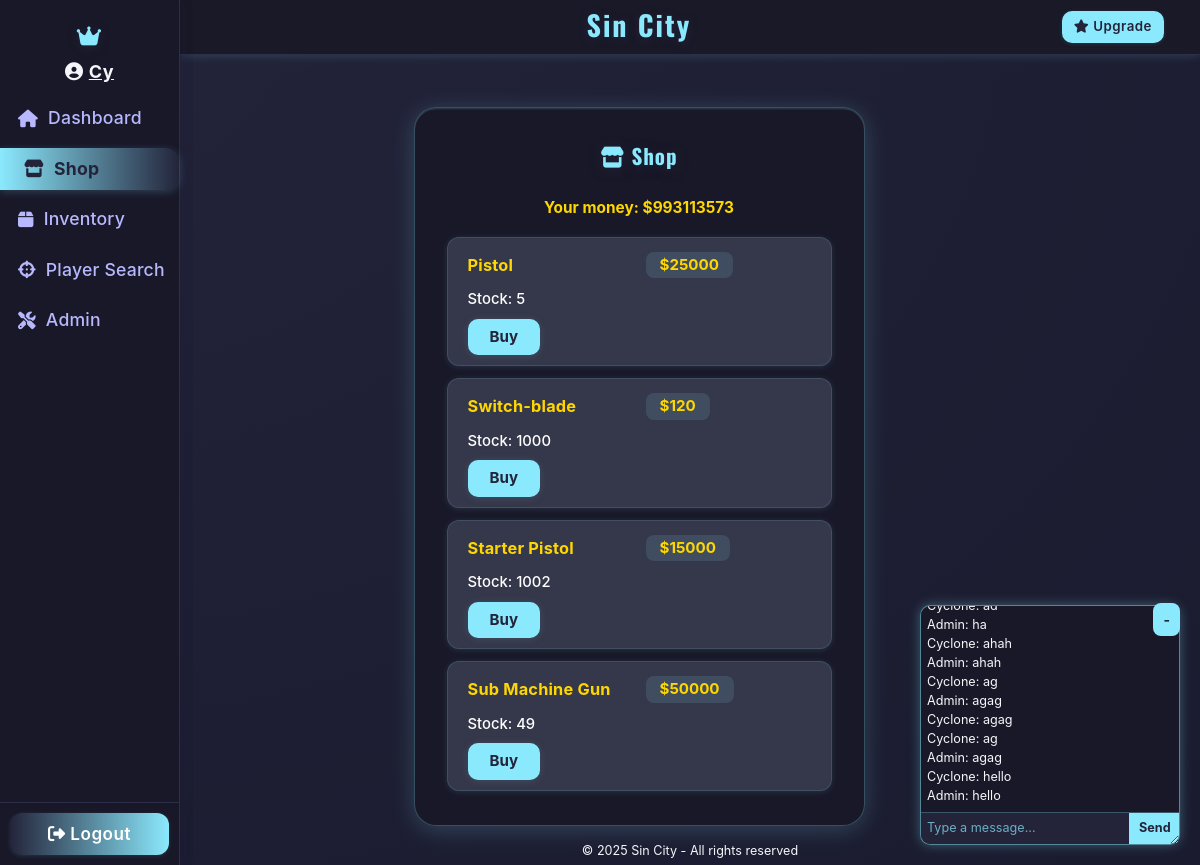
/shop (signed in), run on an earlier commit of the app's database.
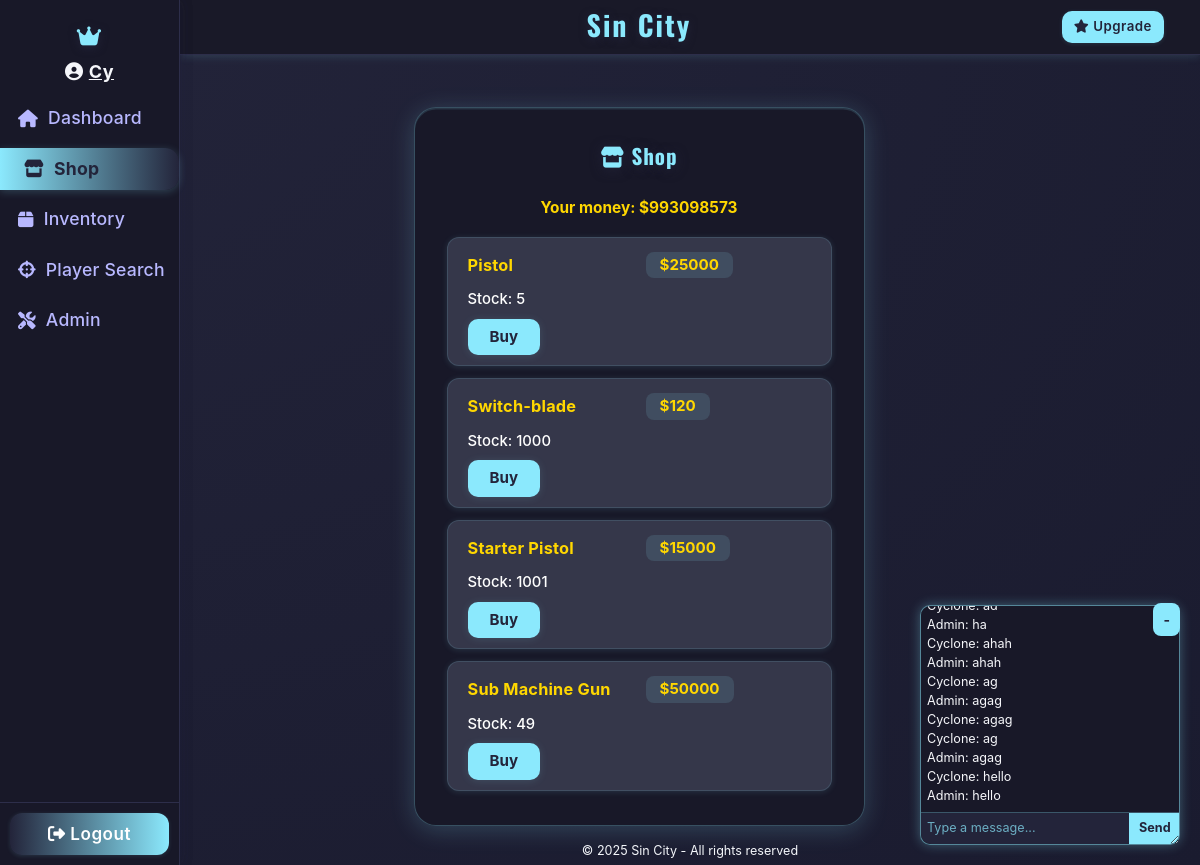
And on a later commit of the database.
### app.py (models this page shows)
class Character(db.Model):
    id = db.Column(db.Integer, primary_key=True)
    master_id = db.Column(db.Integer, nullable=False)
    name = db.Column(db.String(32), nullable=False)
    health = db.Column(db.Integer, default=100)
    money = db.Column(db.Integer, default=0)
    level = db.Column(db.Integer, default=1)
    xp = db.Column(db.Integer, default=0)
    is_alive = db.Column(db.Boolean, default=True)
    user_id = db.Column(db.Integer, db.ForeignKey('user.id'), nullable=True)
    gun_id = db.Column(db.Integer, db.ForeignKey('gun.id'), nullable=True)
    gun = db.relationship('Gun', backref='characters', uselist=False)
    profile_image = db.Column(db.String(256), nullable=True)
    earn_streak = db.Column(db.Integer, default=0)
    last_earned = db.Column(db.DateTime, nullable=True)

class ShopItem(db.Model):
    id = db.Column(db.Integer, primary_key=True)
    name = db.Column(db.String(64), nullable=False)
    description = db.Column(db.String(256))
    price = db.Column(db.Integer, nullable=False)
    stock = db.Column(db.Integer, nullable=False, default=0)
    is_gun = db.Column(db.Boolean, default=False)
    damage = db.Column(db.Integer, default=0)

### app.py (the view, shortened to what this page needs)
@app.route('/shop', methods=['GET', 'POST'])
@login_required
def shop():
    items = ShopItem.query.all()
    message = None
    character = Character.query.filter_by(master_id=current_user.id, is_alive=True).first()
    return render_template('shop.html', items=items, message=message, character=character)

### app.py (called while the page is built)
@app.before_request
def update_last_seen():
    if current_user.is_authenticated:
        current_user.last_seen = datetime.utcnow()
        if current_user.premium and current_user.premium_until and current_user.premium_until < datetime.utcnow():
            current_user.premium = False
            db.session.commit()
        db.session.commit()

@app.before_request
def enable_sqlite_fk():
    if db.engine.url.drivername == 'sqlite':
        with db.engine.connect() as conn:
            conn.execute(db.text("PRAGMA foreign_keys=ON"))

@app.before_request
def check_character_alive():
    if current_user.is_authenticated:
        char = Character.query.filter_by(master_id=current_user.id).first()
        if not char or not char.is_alive:
            if request.endpoint not in ('create_character', 'logout', 'static'):
                return redirect(url_for('create_character'))

@login_manager.user_loader
def load_user(user_id):
    return db.session.get(User, int(user_id))

### templates/shop.html (shortened to what this page needs)
{% extends "base.html" %}
{% block content %}
<div class="shop-container">
    <div class="shop-title"><i class="fas fa-store"></i> Shop</div>
    <span class="shop-money">Your money: ${{ character.money }}</span>
    <ul class="shop-list">
      {% for item in items %}
      <li class="shop-item">
        <div class="shop-item-header">
          <span class="shop-item-name">{{ item.name }}</span>
          <span class="shop-item-price">${{ item.price }}</span>
        </div>
        <div class="shop-item-stock">Stock: {{ item.stock }}</div>
        <div class="shop-item-actions">
          {% if item.stock > 0 %}
          <form method="post">
            <button type="submit" class="shop-buy-btn">Buy</button>
          </form>
          {% else %}
          <span class="shop-out">Out of stock</span>
          {% endif %}
        </div>
      </li>
      {% endfor %}
    </ul>
</div>
{% endblock %}

### templates/base.html (shortened to what this page needs)
<!DOCTYPE html>
<html lang="en">
<head>
  <link rel="stylesheet" href="https://cdn.jsdelivr.net/npm/bootstrap@4.6.2/dist/css/bootstrap.min.css">
  <link rel="stylesheet" href="https://cdnjs.cloudflare.com/ajax/libs/font-awesome/6.4.2/css/all.min.css">
</head>
<body>
  <div class="layout-root">
    <div class="sidebar {% if request.endpoint in ['login', 'register'] %}d-none{% endif %}">
    <nav class="sidebar">
      <div class="sidebar-header">
        <i class="fas fa-crown"></i>
      </div>
      {% if current_user.is_authenticated %}
      <div class="sidebar-user">
        <i class="fas fa-user-circle"></i>
          <a href="{{ url_for('profile', username=current_user.username) }}" style="color:inherit; text-decoration: underline;">
          <strong>{{ current_character.name }}</strong>
          </a>
      </div>
      {% endif %}
      <div class="sidebar-nav">
        <a href="{{ url_for('dashboard') }}" class="{% if request.endpoint == 'dashboard' %}active{% endif %}">
          <i class="fas fa-home"></i> <span>Dashboard</span>
        </a>
        <a href="{{ url_for('shop') }}" class="{% if request.endpoint == 'shop' %}active{% endif %}">
          <i class="fas fa-store"></i> <span>Shop</span>
        </a>
        <a href="{{ url_for('inventory') }}" class="{% if request.endpoint == 'inventory' %}active{% endif %}">
          <i class="fas fa-box"></i> <span>Inventory</span>
        </a>
        <a href="{{ url_for('player_search') }}" class="{% if request.endpoint == 'player_search' %}active{% endif %}">
            <i class="fas fa-crosshairs"></i> <span>Player Search</span>
        </a>
        {% if current_user.is_authenticated and current_user.is_admin %}
        <a href="{{ url_for('admin.index') }}" class="{% if request.endpoint == 'admin.index' %}active{% endif %}">
          <i class="fas fa-tools"></i> <span>Admin</span>
        </a>
        {% endif %}
      </div>
      <div class="sidebar-footer">
        {% if current_user.is_authenticated %}
        <a href="{{ url_for('logout') }}" class="btn"><i class="fas fa-sign-out-alt"></i> Logout</a>
        {% endif %}
      </div>
    </nav>
    </div>
    <div class="main-area">
      <header class="topbar">
        <span class="topbar-title">
          {% block topbar_title %}Sin City{% endblock %}
        </span>
        <div class="topbar-actions">
          {% block topbar_actions %}
          {% if current_user.is_authenticated and not current_user.premium %}
          <form action="{{ url_for('upgrade') }}" method="post" class="d-inline">
            <button type="submit" class="btn">
              <i class="fas fa-star"></i> Upgrade
            </button>
          </form>
          {% elif current_user.is_authenticated and current_user.premium %}
          <span class="badge badge-success p-2" style="font-size:1em;">
            <i class="fas fa-crown"></i> Premium
          </span>
          {% endif %}
          {% endblock %}
        </div>
      </header>
      <main class="content-area">
        {% block content %}{% endblock %}
      </main>
      <footer>
        &copy; {{ current_year if current_year else "2025" }} Sin City - All rights reserved
      </footer>
    </div>
    <div id="floating-chat">
    <div id="chat-messages"></div>
    <form id="chat-form">
        <input type="text" id="chat-input" placeholder="Type a message..." autocomplete="off" />
        <button type="submit" id="chat-submit">Send</button>
    </form>
</div>
<button onclick="toggleChat()" style="
      position: fixed;
      bottom: 229px;
      right: 20px;
      z-index: 10000;
      background: #8be9fd;
      color: #23243a;
      padding: 6px 10px;
      border-radius: 8px;
      border: none;
      font-weight: 700;
    ">-</button>
  </div>
</body>
</html>

What changed in the data, as far as the page shows it:
changed Character "Cy": money "993113573" → "993098573"
changed ShopItem "Starter Pistol": stock "1002" → "1001"
